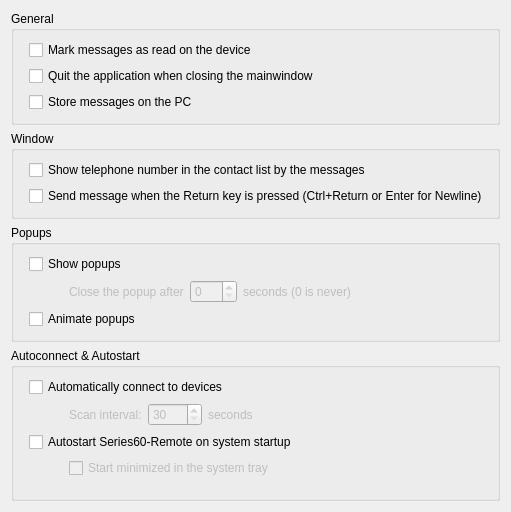
     <widget class="QWidget" name="applicationTab">
      <attribute name="title">
       <string>Application</string>
      </attribute>
      <layout class="QVBoxLayout" name="verticalLayout_26">
       <item>
        <widget class="QGroupBox" name="groupBox_5">
         <property name="title">
          <string>General</string>
         </property>
         <layout class="QVBoxLayout" name="verticalLayout_9">
          <property name="leftMargin">
           <number>15</number>
          </property>
          <property name="bottomMargin">
           <number>10</number>
          </property>
          <item>
           <widget class="QCheckBox" name="markAsReadBox">
            <property name="text">
             <string>Mark messages as read on the device</string>
            </property>
           </widget>
          </item>
          <item>
           <widget class="QCheckBox" name="quitOnCloseBox">
            <property name="text">
             <string>Quit the application when closing the mainwindow</string>
            </property>
           </widget>
          </item>
          <item>
           <widget class="QCheckBox" name="saveMessagesBox">
            <property name="text">
             <string>Store messages on the PC</string>
            </property>
           </widget>
          </item>
         </layout>
        </widget>
       </item>
       <item>
        <widget class="QGroupBox" name="groupBox_4">
         <property name="title">
          <string>Window</string>
         </property>
         <layout class="QVBoxLayout" name="verticalLayout_6">
          <property name="leftMargin">
           <number>15</number>
          </property>
          <property name="bottomMargin">
           <number>10</number>
          </property>
          <item>
           <widget class="QCheckBox" name="showCellnumberBox">
            <property name="text">
             <string>Show telephone number in the contact list by the messages</string>
            </property>
           </widget>
          </item>
          <item>
           <widget class="QCheckBox" name="sendMessageOnReturnBox">
            <property name="text">
             <string>Send message when the Return key is pressed (Ctrl+Return or Enter for Newline)</string>
            </property>
           </widget>
          </item>
         </layout>
        </widget>
       </item>
       <item>
        <widget class="QGroupBox" name="groupBox_6">
         <property name="title">
          <string>Popups</string>
         </property>
         <layout class="QVBoxLayout" name="verticalLayout_10">
          <property name="leftMargin">
           <number>15</number>
          </property>
          <property name="bottomMargin">
           <number>10</number>
          </property>
          <item>
           <widget class="QCheckBox" name="showPopupBox">
            <property name="text">
             <string>Show popups</string>
            </property>
           </widget>
          </item>
          <item>
           <layout class="QHBoxLayout" name="horizontalLayout_3">
            <property name="leftMargin">
             <number>40</number>
            </property>
            <item>
             <widget class="QLabel" name="popupLabel_1">
              <property name="enabled">
               <bool>false</bool>
              </property>
              <property name="text">
               <string>Close the popup after</string>
              </property>
             </widget>
            </item>
            <item>
             <widget class="QSpinBox" name="timeoutPopupBox">
              <property name="enabled">
               <bool>false</bool>
              </property>
              <property name="maximum">
               <number>999</number>
              </property>
             </widget>
            </item>
            <item>
             <widget class="QLabel" name="popupLabel_2">
              <property name="enabled">
               <bool>false</bool>
              </property>
              <property name="text">
               <string>seconds (0 is never)</string>
              </property>
             </widget>
            </item>
            <item>
             <spacer name="horizontalSpacer_4">
              <property name="orientation">
               <enum>Qt::Horizontal</enum>
              </property>
              <property name="sizeHint" stdset="0">
               <size>
                <width>40</width>
                <height>20</height>
               </size>
              </property>
             </spacer>
            </item>
           </layout>
          </item>
          <item>
           <widget class="QCheckBox" name="animatePopupBox">
            <property name="text">
             <string>Animate popups</string>
            </property>
           </widget>
          </item>
         </layout>
        </widget>
       </item>
       <item>
        <widget class="QGroupBox" name="groupBox_11">
         <property name="title">
          <string>Autoconnect &amp;&amp; Autostart</string>
         </property>
         <layout class="QVBoxLayout" name="verticalLayout_11">
          <property name="leftMargin">
           <number>15</number>
          </property>
          <property name="bottomMargin">
           <number>20</number>
          </property>
          <item>
           <widget class="QCheckBox" name="autoConnectBox">
            <property name="text">
             <string>Automatically connect to devices</string>
            </property>
           </widget>
          </item>
          <item>
           <layout class="QHBoxLayout" name="horizontalLayout_11">
            <property name="leftMargin">
             <number>40</number>
            </property>
            <item>
             <widget class="QLabel" name="popupLabel_3">
              <property name="enabled">
               <bool>false</bool>
              </property>
              <property name="text">
               <string>Scan interval:</string>
              </property>
             </widget>
            </item>
            <item>
             <widget class="QSpinBox" name="autoConnectIntervalBox">
              <property name="enabled">
               <bool>false</bool>
              </property>
              <property name="minimum">
               <number>30</number>
              </property>
              <property name="maximum">
               <number>1200</number>
              </property>
             </widget>
            </item>
            <item>
             <widget class="QLabel" name="popupLabel_4">
              <property name="enabled">
               <bool>false</bool>
              </property>
              <property name="text">
               <string>seconds</string>
              </property>
             </widget>
            </item>
            <item>
             <spacer name="horizontalSpacer_9">
              <property name="orientation">
               <enum>Qt::Horizontal</enum>
              </property>
              <property name="sizeHint" stdset="0">
               <size>
                <width>40</width>
                <height>20</height>
               </size>
              </property>
             </spacer>
            </item>
           </layout>
          </item>
          <item>
           <widget class="QCheckBox" name="autoStartBox">
            <property name="text">
             <string>Autostart Series60-Remote on system startup</string>
            </property>
           </widget>
          </item>
          <item>
           <layout class="QHBoxLayout" name="horizontalLayout_12">
            <property name="leftMargin">
             <number>40</number>
            </property>
            <item>
             <widget class="QCheckBox" name="autoStartMinimizedBox">
              <property name="enabled">
               <bool>false</bool>
              </property>
              <property name="text">
               <string>Start minimized in the system tray</string>
              </property>
             </widget>
            </item>
           </layout>
          </item>
         </layout>
        </widget>
       </item>
      </layout>
     </widget>
